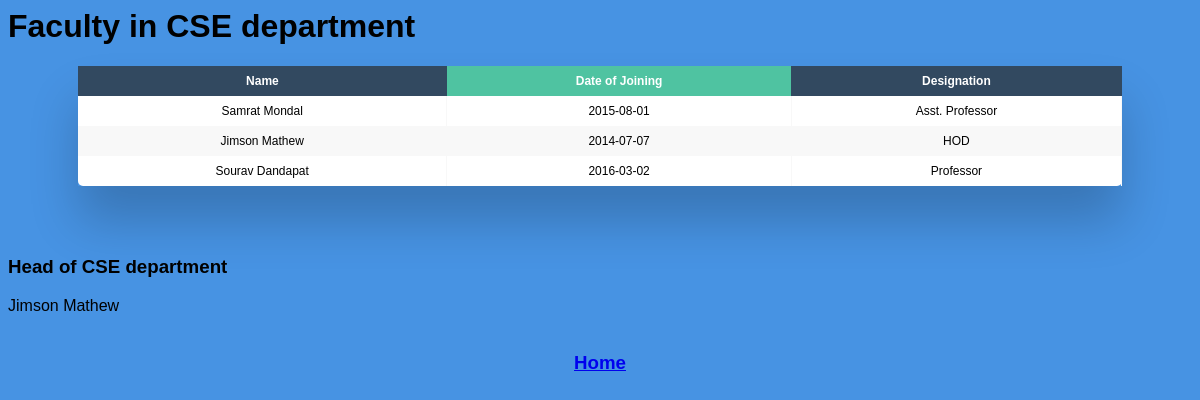
The page /view_faculty.php?dept=CSE on the database its author committed.
### tables this page shows
CREATE TABLE `faculty` (
  `fid` int(11) NOT NULL,
  `fname` varchar(40) DEFAULT NULL,
  `dept` varchar(40) DEFAULT NULL,
  `doj` date DEFAULT NULL,
  `designation` varchar(20) DEFAULT NULL
);

### www/view_faculty.php (the view, shortened to what this page needs)
<html>
	<head>
	<link rel="stylesheet" href="phpcss2.css">
</head>
<?php
$dept= $_GET['dept'];
$con = mysqli_connect("db","user","test","myDb");
$sql = "SELECT * from faculty where dept = '$dept' ";
$result = $con->query($sql);
if($result){
	echo "<h1> Faculty in $dept department <br> </h1>";
	echo "<div class=\"table-wrapper\"><table class=\"fl-table\">";
	echo "<thead><tr><th>Name</th><th>Date of Joining</th><th>Designation</th></tr></thead>";
	echo "<tbody>";
	while($row = $result->fetch_assoc()){
		echo "<tr>";
		printf("<td> %s </td> <td> %s </td> <td> %s </td>",$row["fname"], $row['doj'],$row['designation'] );
		echo "</tr>";
	}
	echo "</tbody></table></div>";
}
$sql = "SELECT * from faculty where dept = '$dept' and designation = \"Hod\" ";
$result = $con->query($sql);
if($result){
	echo "<h3> Head of $dept department <br> </h3>";
	while($row = $result->fetch_assoc()){
		printf(" %s ",$row["fname"] );
	}
}
echo "<br><br><center><h3><a href = http://localhost:8001/> Home </a></h3></center>";
?>
</html>

### www/phpcss2.css (style rules this page uses)
* { box-sizing: border-box; -webkit-box-sizing: border-box; -moz-box-sizing: border-box; }
.table-wrapper { margin: 10px 70px 70px; box-shadow: 0px 35px 50px rgba( 0, 0, 0, 0.2 ); }
.fl-table { border-radius: 5px; font-size: 12px; font-weight: normal; border: none; border-collapse: collapse; width: 100%; max-width: 100%; white-space: nowrap; background-color: white; }
.fl-table td, .fl-table th { text-align: center; padding: 8px; }
.fl-table td { border-right: 1px solid #f8f8f8; font-size: 12px; }
.fl-table thead th { color: #ffffff; background: #4FC3A1; }
.fl-table thead th:nth-child(odd) { color: #ffffff; background: #324960; }
.fl-table tr:nth-child(even) { background: #F8F8F8; }

### rows shown on the page
faculty: fname "Samrat Mondal", doj "2015-08-01", designation "Asst. Professor"
faculty: fname "Jimson Mathew", doj "2014-07-07", designation "HOD"
faculty: fname "Sourav Dandapat", doj "2016-03-02", designation "Professor"

### other values the page prints
$dept "CSE"
